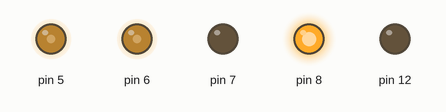
Simulated run of this sketch. Board: Arduino Uno, built with avr-gcc and run on an emulated ATmega328P. Parts: output pins drawn as LEDs (lit = HIGH).

Above: at 0.05 s.
At 2.05 s:
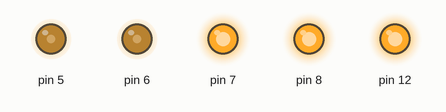
At 3.95 s:
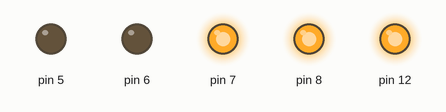
Timing chart, 0 to 5.2 s (numbered marks = the images above):
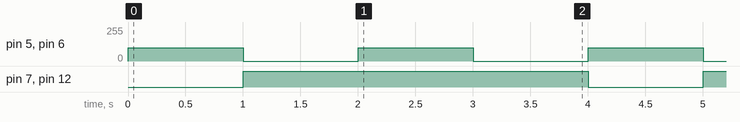

The sketch:

TB6612.ino
```cpp
void setup() {
  pinMode(5, OUTPUT);
  pinMode(7, OUTPUT);
  pinMode(6, OUTPUT);
  pinMode(12, OUTPUT);
  pinMode(8, OUTPUT);

  digitalWrite(8, HIGH);
}

void loop() {
  fwd(100,100);
  delay(1000);
  stp();
  delay(1000);
  back(100,100);
  delay(1000);

  stp();
  delay(1000);
}

void fwd(int l, int r){
  analogWrite(5, l);
  analogWrite(6, r);
  digitalWrite(7, LOW);
  digitalWrite(12, LOW);
}

void back(int l, int r){
  analogWrite(5, l);
  analogWrite(6, r);
  digitalWrite(7, HIGH);
  digitalWrite(12, HIGH);
}

void stp(){
  analogWrite(5, 0);
  analogWrite(6, 0);
  digitalWrite(7, HIGH);
  digitalWrite(12, HIGH);
}
```

Measured:
- by itself, pin 5, pin 6: alternates 100/255 for 1.0 s and 0/255 for 1.0 s
- by itself, pin 7, pin 12: alternates HIGH for 3.0 s and LOW for 1.0 s
